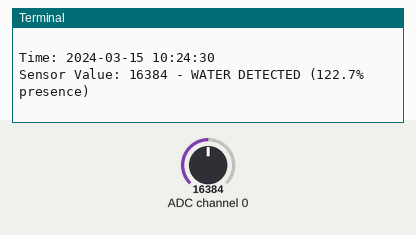
Simulated run of this program. Board: Raspberry Pi (BCM pin numbers). Shown: the last lines printed to the terminal. The test bench sets the inputs (shaded band); at power-on: ADC channel 0 = 16384 (analog values on the 0–32767 scale). The clock reads 2024-03-15 10:24:30 at power-on unless the program sets it.

Above: at 1.2 s.
1.3 s: ADC channel 0 set to 3173
At 4.5 s:
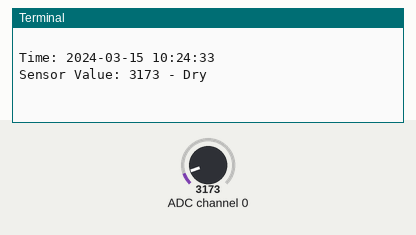
7.8 s: ADC channel 0 set to 3827
At 9.8 s:
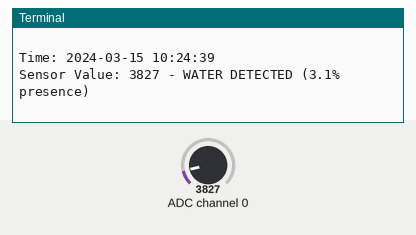
Timing chart, 0 to 11.3 s (numbered marks = the images above; inputs shaded):
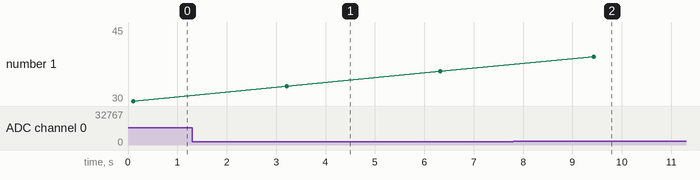

The program:

diyables-water-sensor-rpi5-trixie.py
```python
# DIYables Water Sensor + Adafruit ADS1115 script (Gemini 2.5 Pro)
# USE THIS SCRIPT WHEN POWERING BOTH THE ADS1115 AND THE SENSOR VIA RPI

"""
testing environment: Raspberry Pi 5
                 OS: Raspberry Pi OS / Debian 13 (trixie)
             Python: 3.13.x (ensured compatibility with Python 3.9 for other testing environments)
"""

import time
from datetime import datetime
import board
import busio
import digitalio
import adafruit_ads1x15.ads1115 as ADS
from adafruit_ads1x15.analog_in import AnalogIn

# --- Configuration ---

# This is the GPIO pin powering the sensor (VCC)
#SENSOR_POWER_PIN = board.D17

# This is a placeholder. You MUST calibrate this value!
# See the calibration section below.
# Recalibrated on 2025-11-10
WATER_THRESHOLD = 3500
WATER_THRESHOLD_LIMIT = 14000

WATER_PRESENCE_RANGE = WATER_THRESHOLD_LIMIT - WATER_THRESHOLD

# --- Setup ---

# Set up the I2C bus
i2c = busio.I2C(board.SCL, board.SDA)

# Create the ADC object
try:
    ads = ADS.ADS1115(i2c)
except ValueError:
    print("I2C Error: ADS1115 not found. Check your wiring!")
    exit()

# Create an analog input channel on a given pin
# ADC pin list:
# A0: (ads, 0)
# A1: (ads, 1)
# A2: (ads, 2)
# A3: (ads, 3)
chan = AnalogIn(ads, 0)

# Setup the sensor power pin as an output
# sensor_power = digitalio.DigitalInOut(SENSOR_POWER_PIN)
# sensor_power.direction = digitalio.Direction.OUTPUT

print("Water sensor test script running.")
print("Press Ctrl+C to exit.\n")

# --- Main Loop ---

try:
    while True:
        # Power ON the sensor
        # sensor_power.value = True

        # Wait a fraction of a second for the sensor to stabilize
        time.sleep(0.1)

        # Read the raw analog value
        # The ADS1115 gives a 16-bit value (0-65535)
        raw_value = chan.value

        # Power OFF the sensor to prevent corrosion
        # sensor_power.value = False

        # Timestamp
        timestamp = datetime.now().strftime("%Y-%m-%d %H:%M:%S")

        # --- Logic ---
        print(f"Time: {timestamp}")

        water_presence_percentage = (raw_value - WATER_THRESHOLD) / (WATER_PRESENCE_RANGE) * 100

        if raw_value > WATER_THRESHOLD:
            print(f"Sensor Value: {raw_value} - WATER DETECTED ({water_presence_percentage:.1f}% presence)\n")
        else:
            print(f"Sensor Value: {raw_value} - Dry\n")

        # Wait 3 seconds before the next reading
        # (same value as DHT22 script)
        time.sleep(3)

except KeyboardInterrupt:
    print("Script stopped by user.")
    # sensor_power.value = False # Ensure sensor is off
```

Measured:
- after the input at 1.3 s, the terminal: prints a new line after 1.9 s (image 1)
- after the input at 7.8 s, the terminal: prints a new line after 1.6 s (image 2)
